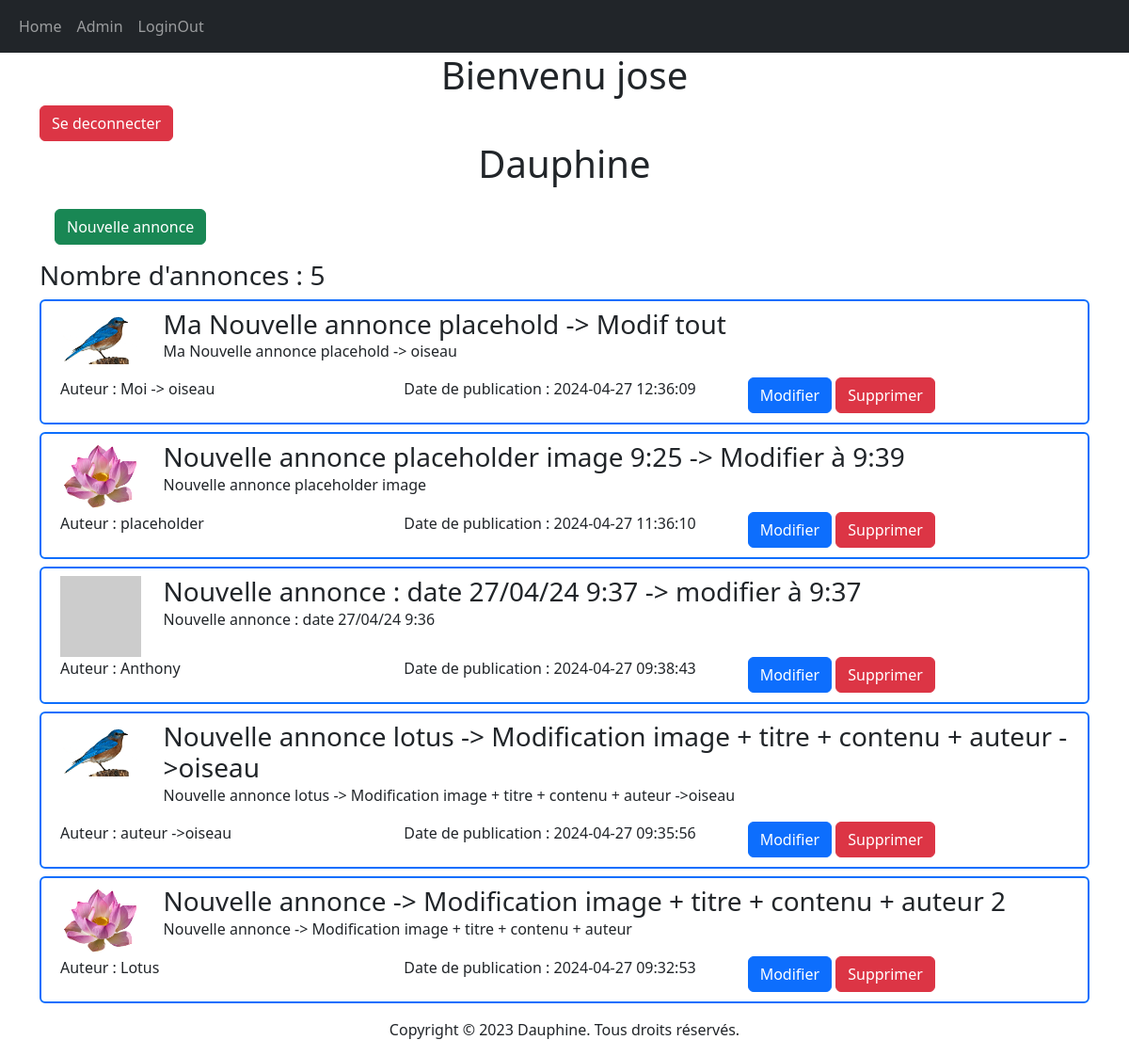
/admin/index.php (signed in), run on the app's committed database.
### tables this page shows
CREATE TABLE IF NOT EXISTS `annonce` (
  `id` int NOT NULL AUTO_INCREMENT,
  `imageUrl` varchar(250) DEFAULT NULL,
  `contenu` text NOT NULL,
  `titre` varchar(250) NOT NULL,
  `auteur` varchar(250) NOT NULL,
  `datePublication` datetime NOT NULL,
  PRIMARY KEY (`id`),
  UNIQUE KEY `annonce_id_uindex` (`id`)
);

### utils/databaseManager.php (called while the page is built, shortened)
<?php
function findAllAnnonces(PDO $pdo): array
{
    $reponse = $pdo->query("SELECT * FROM annonce ORDER BY datePublication DESC");
    return $reponse->fetchAll();
}

### admin/index.php (the view, shortened to what this page needs)
<?php
include_once ("../block/header.php");
require_once ("../utils/databaseManager.php");
$pdo = connectDB();
$annonces = findAllAnnonces($pdo);
$nbannonces = count($annonces);
?>
<div class="container">
    <h1 class="text-center">Bienvenu <?php echo ($_SESSION["username"]) ?></h1>
    <a href="../logout.php" class="btn btn-danger">Se deconnecter</a>
    <h1 class="text-center"><?php echo ($title ?? "Default Title") ?></h1>
    <a href="editeAnnonce.php" class="btn btn-success m-3 ">Nouvelle annonce</a>
    <h3>Nombre d'annonces : <?php echo ($nbannonces) ?></h3>
    <div class="d-flex justify-content-evenly align-items-center flex-wrap gap-2">
        <?php
        foreach ($annonces as $annonce) {
            ?>
            <div class="row border border-primary border-2 rounded p-2 " style="height: 10%; width: 100%;">
                <img src="<?php echo ($annonce["imageUrl"]) ?>" class="img-fluid" style="width: 10%;height: 10%;">
                <div class="col  m-0">
                    <h3 class="m-0"><?php echo ($annonce["titre"]) ?></h3>
                    <p><?php echo ($annonce["contenu"]) ?></p>
                </div>
                <div class="row  m-0 p-0">
                    <p class="col">Auteur : <?php echo ($annonce["auteur"]) ?></p>
                    <p class="col">Date de publication : <?php echo ($annonce["datePublication"]) ?></p>
                    <div class="col" style="width: 20%;height: 10%;">
                        <a href="editeAnnonce.php?id=<?php echo ($annonce["id"]) ?>" class="btn btn-primary">Modifier</a>
                        <a href="deleteAnnonce.php?id=<?php echo ($annonce["id"]) ?>" class="btn btn-danger">Supprimer</a>
                    </div>
                </div>
            </div>
            <?php
        }
        ?>
    </div>
</div>
<?php
include_once ("../block/footer.php");
?>

### data on the page
annonce: imageUrl (picture), titre "Ma Nouvelle annonce placehold -> Modif tout", contenu "Ma Nouvelle annonce placehold -> oiseau", auteur "Moi -> oiseau", datePublication "2024-04-27 12:36:09"
annonce: imageUrl (picture), titre "Nouvelle annonce placeholder image 9:25 -> Modifier à 9:39", contenu "Nouvelle annonce placeholder image", auteur "placeholder", datePublication "2024-04-27 11:36:10"
annonce: titre "Nouvelle annonce : date 27/04/24 9:37 -> modifier à 9:37", contenu "Nouvelle annonce : date 27/04/24 9:36", auteur "Anthony", datePublication "2024-04-27 09:38:43"
annonce: imageUrl (picture), titre "Nouvelle annonce lotus -> Modification image + titre + contenu + auteur ->oiseau", contenu "Nouvelle annonce lotus -> Modification image + titre + contenu + auteur ->oiseau", auteur "auteur ->oiseau", datePublication "2024-04-27 09:35:56"
annonce: imageUrl (picture), titre "Nouvelle annonce -> Modification image + titre + contenu + auteur 2", contenu "Nouvelle annonce -> Modification image + titre + contenu + auteur", auteur "Lotus", datePublication "2024-04-27 09:32:53"

### other printed values
$_SESSION["username"] "jose"
$title "Dauphine"
$nbannonces "5"
